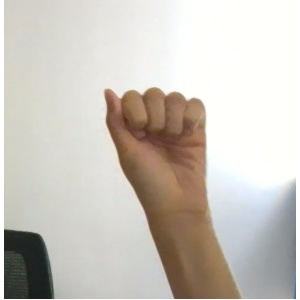
#> input picture data/0/157.jpg, 300 x 300 px; its folder holds only this picture in this run
$ python create_dataset2.py
#> lines starting #> are read from the running program, lines starting #| are printed output that depends on the picture
import os
import cv2
import numpy as np
import pickle
from sklearn.cluster import KMeans

DATA_DIR = './data'

# ORB Feature extractor initialization
orb = cv2.ORB_create()

# Create a BFMatcher object
bf = cv2.BFMatcher(cv2.NORM_HAMMING, crossCheck=True)

keypoints_list = []
descriptors_list = []
labels = []  # Labels for each image

# Specify the class folders you want to iterate over
target_folders = ['0', '1', '2']  # Replace these with the folder names you want to process

# Iterate through the specified folders to extract keypoints and descriptors
for class_folder in target_folders:
    class_path = os.path.join(DATA_DIR, class_folder)

    # Check if the class folder exists
    if not os.path.exists(class_path):
        print(f"Class folder {class_path} does not exist. Skipping.")
        continue

    # Iterate through each image in the class folder
    for img_file in os.listdir(class_path):
        img_path = os.path.join(class_path, img_file)
        img = cv2.imread(img_path, cv2.IMREAD_GRAYSCALE)
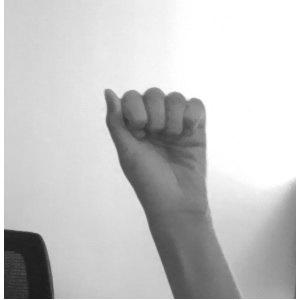
#> img: shape (300, 300); min 22, max 255, mean 199

        if img is None:
            continue

        # Apply Canny edge detection with threshold 100-200
        edges = cv2.Canny(img, 100, 200)
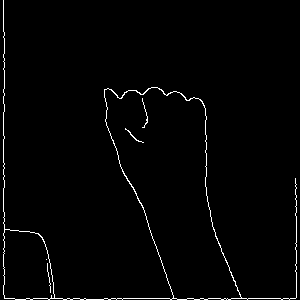
#> edges: shape (300, 300); 1.7% white in thin lines or dots

        # Extract keypoints and descriptors using ORB on the Canny result
        keypoints, descriptors = orb.detectAndCompute(edges, None)
#> keypoints = 376 keypoints; strongest (x, y, size): (117, 97, 31), (166, 91, 37.2), (117, 95, 31), (164, 94, 37.2)

        if descriptors is not None:
            # Match descriptors using BFMatcher
            matches = bf.match(descriptors, descriptors)
#> matches = 376 matches
            matches = sorted(matches, key=lambda x: x.distance)

            # Set a distance threshold (lower is stricter, retain best matches)
            good_matches = [m for m in matches if m.distance < 40]  # Example threshold
#> good_matches = 376 matches

            # Retain only good descriptors based on the good matches
            good_descriptors = np.array([descriptors[m.queryIdx] for m in good_matches])

            # Append if good descriptors exist
            if len(good_descriptors) > 0:
                keypoints_list.append(keypoints)
                descriptors_list.append(good_descriptors)
                labels.append(class_folder)  # Append the class folder name as the label
#> pass 2 of the loop `for class_folder in target_folders:`:
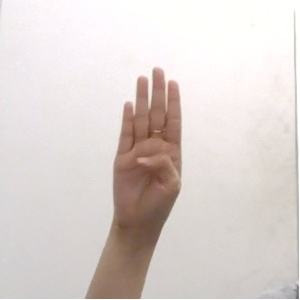
#> input picture data/1/120.jpg, 300 x 300 px
#> `img = cv2.imread(img_path, cv2.IMREAD_GRAYSCALE)`:
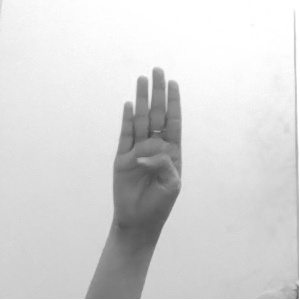
#> img: shape (300, 300); min 70, max 255, mean 214.1
#> `edges = cv2.Canny(img, 100, 200)`:
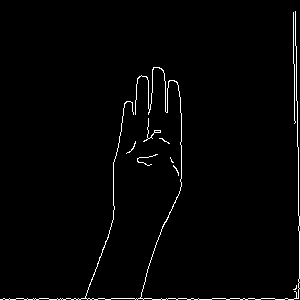
#> edges: shape (300, 300); 1.7% white in thin lines or dots
#> keypoints = 347 keypoints; strongest (x, y, size): (132, 104, 31), (147, 139, 31), (128, 104, 37.2), (140, 160, 37.2)
#> matches = 347 matches

# Combine all descriptors for clustering
if len(descriptors_list) > 0:
    all_descriptors = np.vstack(descriptors_list)

    # Perform K-means clustering
    num_clusters = 100  # Adjust this based on your needs
    kmeans = KMeans(n_clusters=num_clusters, random_state=42)
    kmeans.fit(all_descriptors)

    # Create a feature vector for each image
    feature_vectors = []
    for descriptors in descriptors_list:
        # Get the cluster indices for the current image descriptors
        cluster_indices = kmeans.predict(descriptors)

        # Create a histogram of clusters (feature vector)
        histogram = np.histogram(cluster_indices, bins=np.arange(num_clusters + 1))[0]

        # Normalize the histogram
        histogram = histogram.astype(float) / np.sum(histogram) if np.sum(histogram) > 0 else histogram

        feature_vectors.append(histogram)
#> this loop made 2 passes
#> after the loop, feature_vectors = 2 items

    # Save the feature vectors and labels to a pickle file
    data_to_save = {
        'feature_vectors': feature_vectors,
        'labels': labels,  # Save labels instead of image paths
    }

    with open('orb_sign_language_features.pkl', 'wb') as f:
        pickle.dump(data_to_save, f)

    print("Feature vector construction and saving completed!")
else:
    print("No descriptors were found.")
